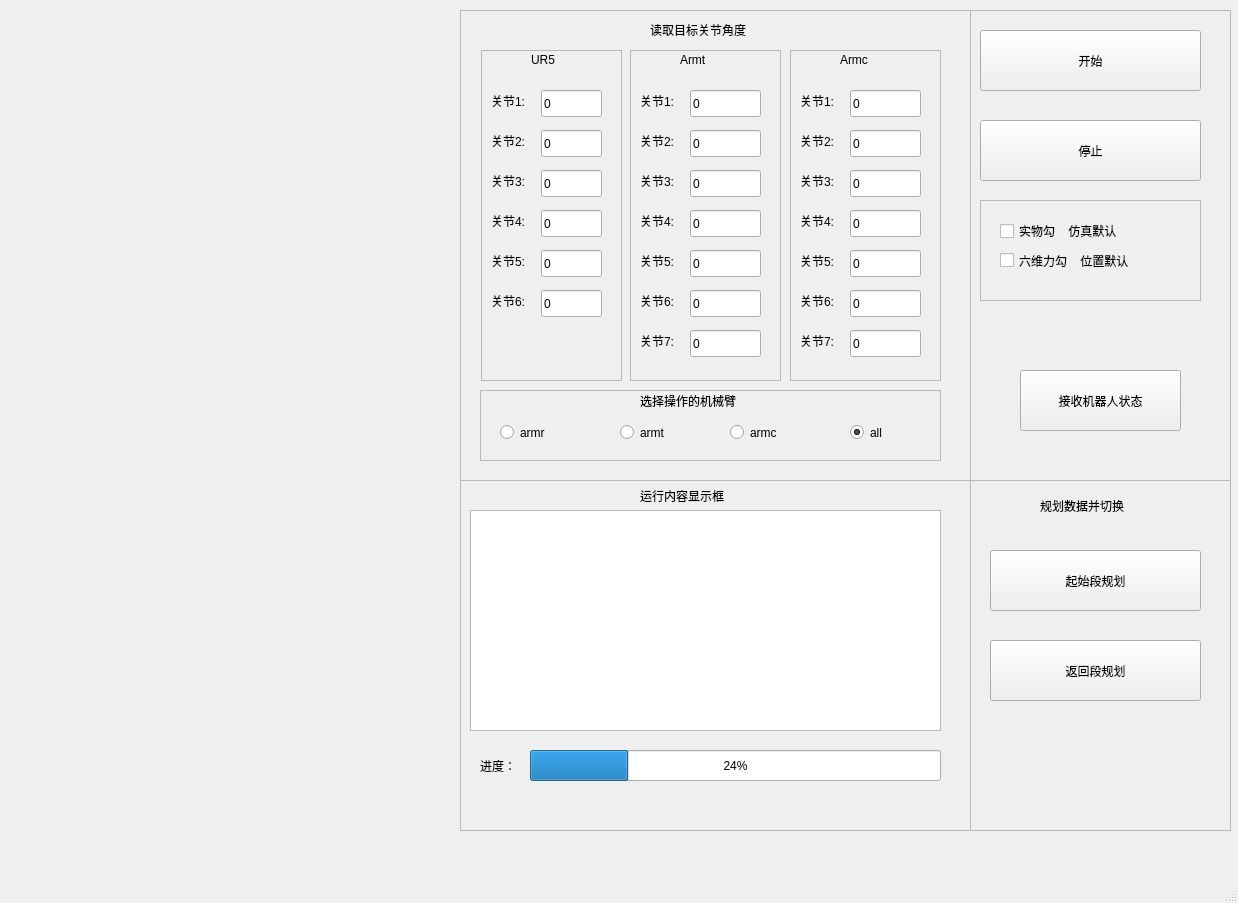
<?xml version="1.0" encoding="UTF-8"?>
<ui version="4.0">
 <class>ArmctrForm2</class>
 <widget class="QMainWindow" name="ArmctrForm2">
  <property name="geometry">
   <rect>
    <x>0</x>
    <y>0</y>
    <width>1238</width>
    <height>903</height>
   </rect>
  </property>
  <property name="windowTitle">
   <string>MainWindow</string>
  </property>
  <property name="iconSize">
   <size>
    <width>16</width>
    <height>16</height>
   </size>
  </property>
  <property name="animated">
   <bool>false</bool>
  </property>
  <widget class="QWidget" name="centralwidget">
   <widget class="QWidget" name="horizontalLayoutWidget">
    <property name="geometry">
     <rect>
      <x>10</x>
      <y>10</y>
      <width>451</width>
      <height>271</height>
     </rect>
    </property>
    <layout class="QHBoxLayout" name="horizontalLayout_1"/>
   </widget>
   <widget class="QWidget" name="horizontalLayoutWidget_2">
    <property name="geometry">
     <rect>
      <x>10</x>
      <y>280</y>
      <width>451</width>
      <height>291</height>
     </rect>
    </property>
    <layout class="QHBoxLayout" name="horizontalLayout_2"/>
   </widget>
   <widget class="QWidget" name="horizontalLayoutWidget_5">
    <property name="geometry">
     <rect>
      <x>460</x>
      <y>480</y>
      <width>511</width>
      <height>351</height>
     </rect>
    </property>
    <layout class="QHBoxLayout" name="horizontalLayout_5">
     <item>
      <widget class="QFrame" name="frame">
       <property name="frameShape">
        <enum>QFrame::StyledPanel</enum>
       </property>
       <property name="frameShadow">
        <enum>QFrame::Raised</enum>
       </property>
       <widget class="QTextEdit" name="textEdit">
        <property name="geometry">
         <rect>
          <x>10</x>
          <y>30</y>
          <width>471</width>
          <height>221</height>
         </rect>
        </property>
       </widget>
       <widget class="QLabel" name="label">
        <property name="geometry">
         <rect>
          <x>180</x>
          <y>0</y>
          <width>131</width>
          <height>31</height>
         </rect>
        </property>
        <property name="text">
         <string>运行内容显示框</string>
        </property>
       </widget>
       <widget class="QProgressBar" name="progressBar">
        <property name="geometry">
         <rect>
          <x>70</x>
          <y>270</y>
          <width>411</width>
          <height>31</height>
         </rect>
        </property>
        <property name="value">
         <number>24</number>
        </property>
       </widget>
       <widget class="QLabel" name="label_15">
        <property name="geometry">
         <rect>
          <x>20</x>
          <y>270</y>
          <width>51</width>
          <height>31</height>
         </rect>
        </property>
        <property name="text">
         <string>进度：</string>
        </property>
       </widget>
       <zorder>textEdit</zorder>
       <zorder>label</zorder>
       <zorder>progressBar</zorder>
       <zorder>label_15</zorder>
       <zorder>frame_4</zorder>
      </widget>
     </item>
    </layout>
   </widget>
   <widget class="QWidget" name="horizontalLayoutWidget_6">
    <property name="geometry">
     <rect>
      <x>460</x>
      <y>10</y>
      <width>511</width>
      <height>471</height>
     </rect>
    </property>
    <layout class="QHBoxLayout" name="horizontalLayout_6">
     <item>
      <widget class="QFrame" name="frame_4">
       <property name="frameShape">
        <enum>QFrame::StyledPanel</enum>
       </property>
       <property name="frameShadow">
        <enum>QFrame::Raised</enum>
       </property>
       <widget class="QFrame" name="frame_3">
        <property name="geometry">
         <rect>
          <x>21</x>
          <y>40</y>
          <width>141</width>
          <height>331</height>
         </rect>
        </property>
        <property name="frameShape">
         <enum>QFrame::StyledPanel</enum>
        </property>
        <property name="frameShadow">
         <enum>QFrame::Raised</enum>
        </property>
        <widget class="QLabel" name="label_2">
         <property name="geometry">
          <rect>
           <x>50</x>
           <y>0</y>
           <width>41</width>
           <height>20</height>
          </rect>
         </property>
         <property name="text">
          <string>UR5</string>
         </property>
        </widget>
        <widget class="QLabel" name="label_4">
         <property name="geometry">
          <rect>
           <x>10</x>
           <y>40</y>
           <width>41</width>
           <height>21</height>
          </rect>
         </property>
         <property name="text">
          <string>关节1:</string>
         </property>
        </widget>
        <widget class="QLineEdit" name="lineEdit_armr_q1">
         <property name="geometry">
          <rect>
           <x>60</x>
           <y>40</y>
           <width>61</width>
           <height>27</height>
          </rect>
         </property>
         <property name="text">
          <string>0</string>
         </property>
        </widget>
        <widget class="QLabel" name="label_5">
         <property name="geometry">
          <rect>
           <x>10</x>
           <y>80</y>
           <width>41</width>
           <height>21</height>
          </rect>
         </property>
         <property name="text">
          <string>关节2:</string>
         </property>
        </widget>
        <widget class="QLineEdit" name="lineEdit_armr_q2">
         <property name="geometry">
          <rect>
           <x>60</x>
           <y>80</y>
           <width>61</width>
           <height>27</height>
          </rect>
         </property>
         <property name="text">
          <string>0</string>
         </property>
        </widget>
        <widget class="QLabel" name="label_6">
         <property name="geometry">
          <rect>
           <x>10</x>
           <y>120</y>
           <width>41</width>
           <height>21</height>
          </rect>
         </property>
         <property name="text">
          <string>关节3:</string>
         </property>
        </widget>
        <widget class="QLineEdit" name="lineEdit_armr_q3">
         <property name="geometry">
          <rect>
           <x>60</x>
           <y>120</y>
           <width>61</width>
           <height>27</height>
          </rect>
         </property>
         <property name="text">
          <string>0</string>
         </property>
        </widget>
        <widget class="QLabel" name="label_7">
         <property name="geometry">
          <rect>
           <x>10</x>
           <y>160</y>
           <width>41</width>
           <height>21</height>
          </rect>
         </property>
         <property name="text">
          <string>关节4:</string>
         </property>
        </widget>
        <widget class="QLineEdit" name="lineEdit_armr_q4">
         <property name="geometry">
          <rect>
           <x>60</x>
           <y>160</y>
           <width>61</width>
           <height>27</height>
          </rect>
         </property>
         <property name="text">
          <string>0</string>
         </property>
        </widget>
        <widget class="QLabel" name="label_8">
         <property name="geometry">
          <rect>
           <x>10</x>
           <y>200</y>
           <width>41</width>
           <height>21</height>
          </rect>
         </property>
         <property name="text">
          <string>关节5:</string>
         </property>
        </widget>
        <widget class="QLineEdit" name="lineEdit_armr_q5">
         <property name="geometry">
          <rect>
           <x>60</x>
           <y>200</y>
           <width>61</width>
           <height>27</height>
          </rect>
         </property>
         <property name="text">
          <string>0</string>
         </property>
        </widget>
        <widget class="QLabel" name="label_9">
         <property name="geometry">
          <rect>
           <x>10</x>
           <y>240</y>
           <width>41</width>
           <height>21</height>
          </rect>
         </property>
         <property name="text">
          <string>关节6:</string>
         </property>
        </widget>
        <widget class="QLineEdit" name="lineEdit_armr_q6">
         <property name="geometry">
          <rect>
           <x>60</x>
           <y>240</y>
           <width>61</width>
           <height>27</height>
          </rect>
         </property>
         <property name="text">
          <string>0</string>
         </property>
        </widget>
       </widget>
       <widget class="QFrame" name="frame_9">
        <property name="geometry">
         <rect>
          <x>330</x>
          <y>40</y>
          <width>151</width>
          <height>331</height>
         </rect>
        </property>
        <property name="frameShape">
         <enum>QFrame::StyledPanel</enum>
        </property>
        <property name="frameShadow">
         <enum>QFrame::Raised</enum>
        </property>
        <widget class="QLabel" name="label_19">
         <property name="geometry">
          <rect>
           <x>50</x>
           <y>0</y>
           <width>41</width>
           <height>20</height>
          </rect>
         </property>
         <property name="text">
          <string>Armc</string>
         </property>
        </widget>
        <widget class="QLineEdit" name="lineEdit_armc_q1">
         <property name="geometry">
          <rect>
           <x>60</x>
           <y>40</y>
           <width>71</width>
           <height>27</height>
          </rect>
         </property>
         <property name="text">
          <string>0</string>
         </property>
        </widget>
        <widget class="QLineEdit" name="lineEdit_armc_q2">
         <property name="geometry">
          <rect>
           <x>60</x>
           <y>80</y>
           <width>71</width>
           <height>27</height>
          </rect>
         </property>
         <property name="text">
          <string>0</string>
         </property>
        </widget>
        <widget class="QLineEdit" name="lineEdit_armc_q3">
         <property name="geometry">
          <rect>
           <x>60</x>
           <y>120</y>
           <width>71</width>
           <height>27</height>
          </rect>
         </property>
         <property name="text">
          <string>0</string>
         </property>
        </widget>
        <widget class="QLineEdit" name="lineEdit_armc_q4">
         <property name="geometry">
          <rect>
           <x>60</x>
           <y>160</y>
           <width>71</width>
           <height>27</height>
          </rect>
         </property>
         <property name="text">
          <string>0</string>
         </property>
        </widget>
        <widget class="QLineEdit" name="lineEdit_armc_q5">
         <property name="geometry">
          <rect>
           <x>60</x>
           <y>200</y>
           <width>71</width>
           <height>27</height>
          </rect>
         </property>
         <property name="text">
          <string>0</string>
         </property>
        </widget>
        <widget class="QLineEdit" name="lineEdit_armc_q6">
         <property name="geometry">
          <rect>
           <x>60</x>
           <y>240</y>
           <width>71</width>
           <height>27</height>
          </rect>
         </property>
         <property name="text">
          <string>0</string>
         </property>
        </widget>
        <widget class="QLineEdit" name="lineEdit_armc_q7">
         <property name="geometry">
          <rect>
           <x>60</x>
           <y>280</y>
           <width>71</width>
           <height>27</height>
          </rect>
         </property>
         <property name="text">
          <string>0</string>
         </property>
        </widget>
        <widget class="QLabel" name="label_20">
         <property name="geometry">
          <rect>
           <x>10</x>
           <y>200</y>
           <width>41</width>
           <height>21</height>
          </rect>
         </property>
         <property name="text">
          <string>关节5:</string>
         </property>
        </widget>
        <widget class="QLabel" name="label_21">
         <property name="geometry">
          <rect>
           <x>10</x>
           <y>80</y>
           <width>41</width>
           <height>21</height>
          </rect>
         </property>
         <property name="text">
          <string>关节2:</string>
         </property>
        </widget>
        <widget class="QLabel" name="label_28">
         <property name="geometry">
          <rect>
           <x>10</x>
           <y>280</y>
           <width>41</width>
           <height>21</height>
          </rect>
         </property>
         <property name="text">
          <string>关节7:</string>
         </property>
        </widget>
        <widget class="QLabel" name="label_22">
         <property name="geometry">
          <rect>
           <x>10</x>
           <y>160</y>
           <width>41</width>
           <height>21</height>
          </rect>
         </property>
         <property name="text">
          <string>关节4:</string>
         </property>
        </widget>
        <widget class="QLabel" name="label_23">
         <property name="geometry">
          <rect>
           <x>10</x>
           <y>240</y>
           <width>41</width>
           <height>21</height>
          </rect>
         </property>
         <property name="text">
          <string>关节6:</string>
         </property>
        </widget>
        <widget class="QLabel" name="label_24">
         <property name="geometry">
          <rect>
           <x>10</x>
           <y>120</y>
           <width>41</width>
           <height>21</height>
          </rect>
         </property>
         <property name="text">
          <string>关节3:</string>
         </property>
        </widget>
        <widget class="QLabel" name="label_25">
         <property name="geometry">
          <rect>
           <x>10</x>
           <y>40</y>
           <width>41</width>
           <height>21</height>
          </rect>
         </property>
         <property name="text">
          <string>关节1:</string>
         </property>
        </widget>
       </widget>
       <widget class="QFrame" name="frame_7">
        <property name="geometry">
         <rect>
          <x>170</x>
          <y>40</y>
          <width>151</width>
          <height>331</height>
         </rect>
        </property>
        <property name="frameShape">
         <enum>QFrame::StyledPanel</enum>
        </property>
        <property name="frameShadow">
         <enum>QFrame::Raised</enum>
        </property>
        <widget class="QLabel" name="label_10">
         <property name="geometry">
          <rect>
           <x>50</x>
           <y>0</y>
           <width>41</width>
           <height>20</height>
          </rect>
         </property>
         <property name="text">
          <string>Armt</string>
         </property>
        </widget>
        <widget class="QLineEdit" name="lineEdit_armt_q1">
         <property name="geometry">
          <rect>
           <x>60</x>
           <y>40</y>
           <width>71</width>
           <height>27</height>
          </rect>
         </property>
         <property name="text">
          <string>0</string>
         </property>
        </widget>
        <widget class="QLineEdit" name="lineEdit_armt_q2">
         <property name="geometry">
          <rect>
           <x>60</x>
           <y>80</y>
           <width>71</width>
           <height>27</height>
          </rect>
         </property>
         <property name="text">
          <string>0</string>
         </property>
        </widget>
        <widget class="QLineEdit" name="lineEdit_armt_q3">
         <property name="geometry">
          <rect>
           <x>60</x>
           <y>120</y>
           <width>71</width>
           <height>27</height>
          </rect>
         </property>
         <property name="text">
          <string>0</string>
         </property>
        </widget>
        <widget class="QLineEdit" name="lineEdit_armt_q4">
         <property name="geometry">
          <rect>
           <x>60</x>
           <y>160</y>
           <width>71</width>
           <height>27</height>
          </rect>
         </property>
         <property name="text">
          <string>0</string>
         </property>
        </widget>
        <widget class="QLineEdit" name="lineEdit_armt_q5">
         <property name="geometry">
          <rect>
           <x>60</x>
           <y>200</y>
           <width>71</width>
           <height>27</height>
          </rect>
         </property>
         <property name="text">
          <string>0</string>
         </property>
        </widget>
        <widget class="QLineEdit" name="lineEdit_armt_q6">
         <property name="geometry">
          <rect>
           <x>60</x>
           <y>240</y>
           <width>71</width>
           <height>27</height>
          </rect>
         </property>
         <property name="text">
          <string>0</string>
         </property>
        </widget>
        <widget class="QLineEdit" name="lineEdit_armt_q7">
         <property name="geometry">
          <rect>
           <x>60</x>
           <y>280</y>
           <width>71</width>
           <height>27</height>
          </rect>
         </property>
         <property name="text">
          <string>0</string>
         </property>
        </widget>
        <widget class="QLabel" name="label_11">
         <property name="geometry">
          <rect>
           <x>10</x>
           <y>160</y>
           <width>41</width>
           <height>21</height>
          </rect>
         </property>
         <property name="text">
          <string>关节4:</string>
         </property>
        </widget>
        <widget class="QLabel" name="label_12">
         <property name="geometry">
          <rect>
           <x>10</x>
           <y>240</y>
           <width>41</width>
           <height>21</height>
          </rect>
         </property>
         <property name="text">
          <string>关节6:</string>
         </property>
        </widget>
        <widget class="QLabel" name="label_13">
         <property name="geometry">
          <rect>
           <x>10</x>
           <y>40</y>
           <width>41</width>
           <height>21</height>
          </rect>
         </property>
         <property name="text">
          <string>关节1:</string>
         </property>
        </widget>
        <widget class="QLabel" name="label_14">
         <property name="geometry">
          <rect>
           <x>10</x>
           <y>200</y>
           <width>41</width>
           <height>21</height>
          </rect>
         </property>
         <property name="text">
          <string>关节5:</string>
         </property>
        </widget>
        <widget class="QLabel" name="label_16">
         <property name="geometry">
          <rect>
           <x>10</x>
           <y>80</y>
           <width>41</width>
           <height>21</height>
          </rect>
         </property>
         <property name="text">
          <string>关节2:</string>
         </property>
        </widget>
        <widget class="QLabel" name="label_17">
         <property name="geometry">
          <rect>
           <x>10</x>
           <y>120</y>
           <width>41</width>
           <height>21</height>
          </rect>
         </property>
         <property name="text">
          <string>关节3:</string>
         </property>
        </widget>
        <widget class="QLabel" name="label_27">
         <property name="geometry">
          <rect>
           <x>10</x>
           <y>280</y>
           <width>41</width>
           <height>21</height>
          </rect>
         </property>
         <property name="text">
          <string>关节7:</string>
         </property>
        </widget>
       </widget>
       <widget class="QLabel" name="label_26">
        <property name="geometry">
         <rect>
          <x>190</x>
          <y>10</y>
          <width>131</width>
          <height>20</height>
         </rect>
        </property>
        <property name="text">
         <string>读取目标关节角度</string>
        </property>
       </widget>
       <widget class="QFrame" name="frame_2">
        <property name="geometry">
         <rect>
          <x>20</x>
          <y>380</y>
          <width>461</width>
          <height>71</height>
         </rect>
        </property>
        <property name="frameShape">
         <enum>QFrame::StyledPanel</enum>
        </property>
        <property name="frameShadow">
         <enum>QFrame::Raised</enum>
        </property>
        <widget class="QLabel" name="label_18">
         <property name="geometry">
          <rect>
           <x>160</x>
           <y>0</y>
           <width>151</width>
           <height>21</height>
          </rect>
         </property>
         <property name="text">
          <string>选择操作的机械臂</string>
         </property>
        </widget>
        <widget class="QRadioButton" name="radioButton_armt">
         <property name="geometry">
          <rect>
           <x>140</x>
           <y>30</y>
           <width>71</width>
           <height>25</height>
          </rect>
         </property>
         <property name="text">
          <string>armt</string>
         </property>
        </widget>
        <widget class="QRadioButton" name="radioButton_armc">
         <property name="geometry">
          <rect>
           <x>250</x>
           <y>30</y>
           <width>71</width>
           <height>25</height>
          </rect>
         </property>
         <property name="text">
          <string>armc</string>
         </property>
        </widget>
        <widget class="QRadioButton" name="radioButton_all">
         <property name="geometry">
          <rect>
           <x>370</x>
           <y>30</y>
           <width>51</width>
           <height>25</height>
          </rect>
         </property>
         <property name="text">
          <string>all</string>
         </property>
         <property name="checked">
          <bool>true</bool>
         </property>
        </widget>
        <widget class="QRadioButton" name="radioButton_armr">
         <property name="geometry">
          <rect>
           <x>20</x>
           <y>30</y>
           <width>61</width>
           <height>25</height>
          </rect>
         </property>
         <property name="text">
          <string>armr</string>
         </property>
        </widget>
       </widget>
      </widget>
     </item>
    </layout>
   </widget>
   <widget class="QWidget" name="verticalLayoutWidget">
    <property name="geometry">
     <rect>
      <x>970</x>
      <y>480</y>
      <width>261</width>
      <height>351</height>
     </rect>
    </property>
    <layout class="QVBoxLayout" name="verticalLayout">
     <item>
      <widget class="QFrame" name="frame_6">
       <property name="frameShape">
        <enum>QFrame::StyledPanel</enum>
       </property>
       <property name="frameShadow">
        <enum>QFrame::Raised</enum>
       </property>
       <widget class="QLabel" name="label_3">
        <property name="geometry">
         <rect>
          <x>70</x>
          <y>10</y>
          <width>111</width>
          <height>31</height>
         </rect>
        </property>
        <property name="text">
         <string>规划数据并切换</string>
        </property>
       </widget>
       <widget class="QPushButton" name="button_plan_home">
        <property name="geometry">
         <rect>
          <x>20</x>
          <y>160</y>
          <width>211</width>
          <height>61</height>
         </rect>
        </property>
        <property name="text">
         <string>返回段规划</string>
        </property>
        <property name="autoDefault">
         <bool>true</bool>
        </property>
       </widget>
       <widget class="QPushButton" name="button_plan_init">
        <property name="geometry">
         <rect>
          <x>20</x>
          <y>70</y>
          <width>211</width>
          <height>61</height>
         </rect>
        </property>
        <property name="text">
         <string>起始段规划</string>
        </property>
        <property name="autoDefault">
         <bool>true</bool>
        </property>
       </widget>
      </widget>
     </item>
    </layout>
   </widget>
   <widget class="QWidget" name="verticalLayoutWidget_2">
    <property name="geometry">
     <rect>
      <x>970</x>
      <y>10</y>
      <width>261</width>
      <height>471</height>
     </rect>
    </property>
    <layout class="QVBoxLayout" name="verticalLayout_2">
     <item>
      <widget class="QFrame" name="frame_5">
       <property name="frameShape">
        <enum>QFrame::StyledPanel</enum>
       </property>
       <property name="frameShadow">
        <enum>QFrame::Raised</enum>
       </property>
       <widget class="QPushButton" name="button_begin">
        <property name="geometry">
         <rect>
          <x>10</x>
          <y>20</y>
          <width>221</width>
          <height>61</height>
         </rect>
        </property>
        <property name="text">
         <string>开始</string>
        </property>
        <property name="iconSize">
         <size>
          <width>16</width>
          <height>16</height>
         </size>
        </property>
        <property name="autoRepeat">
         <bool>false</bool>
        </property>
        <property name="autoExclusive">
         <bool>false</bool>
        </property>
        <property name="autoRepeatDelay">
         <number>400</number>
        </property>
        <property name="autoRepeatInterval">
         <number>200</number>
        </property>
        <property name="autoDefault">
         <bool>true</bool>
        </property>
        <property name="flat">
         <bool>false</bool>
        </property>
       </widget>
       <widget class="QPushButton" name="button_stop">
        <property name="geometry">
         <rect>
          <x>10</x>
          <y>110</y>
          <width>221</width>
          <height>61</height>
         </rect>
        </property>
        <property name="text">
         <string>停止</string>
        </property>
        <property name="autoDefault">
         <bool>true</bool>
        </property>
       </widget>
       <widget class="QWidget" name="layoutWidget_2">
        <property name="geometry">
         <rect>
          <x>10</x>
          <y>190</y>
          <width>221</width>
          <height>101</height>
         </rect>
        </property>
        <layout class="QVBoxLayout" name="verticalLayout_4">
         <item>
          <widget class="QFrame" name="frame_8">
           <property name="frameShape">
            <enum>QFrame::StyledPanel</enum>
           </property>
           <property name="frameShadow">
            <enum>QFrame::Raised</enum>
           </property>
           <widget class="QCheckBox" name="checkBox_real">
            <property name="geometry">
             <rect>
              <x>20</x>
              <y>20</y>
              <width>161</width>
              <height>22</height>
             </rect>
            </property>
            <property name="text">
             <string>实物勾    仿真默认</string>
            </property>
           </widget>
           <widget class="QCheckBox" name="checkBox_force">
            <property name="geometry">
             <rect>
              <x>20</x>
              <y>50</y>
              <width>161</width>
              <height>21</height>
             </rect>
            </property>
            <property name="text">
             <string>六维力勾    位置默认</string>
            </property>
           </widget>
          </widget>
         </item>
        </layout>
       </widget>
       <widget class="QPushButton" name="button_receive">
        <property name="geometry">
         <rect>
          <x>50</x>
          <y>360</y>
          <width>161</width>
          <height>61</height>
         </rect>
        </property>
        <property name="text">
         <string>接收机器人状态</string>
        </property>
        <property name="autoDefault">
         <bool>true</bool>
        </property>
       </widget>
      </widget>
     </item>
    </layout>
   </widget>
   <widget class="QWidget" name="horizontalLayoutWidget_3">
    <property name="geometry">
     <rect>
      <x>10</x>
      <y>570</y>
      <width>451</width>
      <height>261</height>
     </rect>
    </property>
    <layout class="QHBoxLayout" name="horizontalLayout_3"/>
   </widget>
  </widget>
  <widget class="QMenuBar" name="menubar">
   <property name="geometry">
    <rect>
     <x>0</x>
     <y>0</y>
     <width>1238</width>
     <height>31</height>
    </rect>
   </property>
   <property name="defaultUp">
    <bool>false</bool>
   </property>
  </widget>
  <widget class="QStatusBar" name="statusbar"/>
 </widget>
 <resources/>
 <connections/>
</ui>
